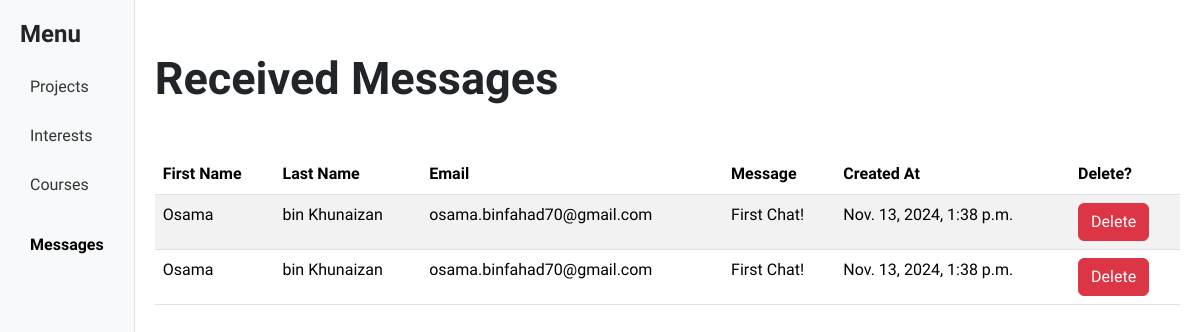
The app's page /dashboard/contact/messages/, older data.
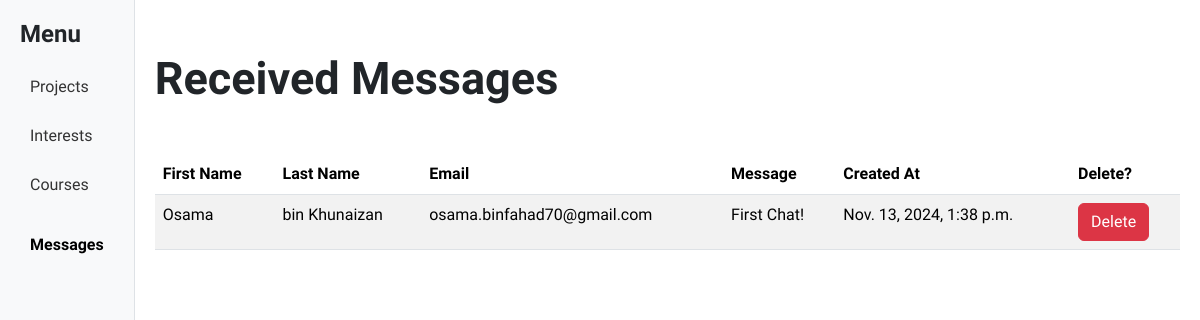
The same page, newer data.
### main/models.py (models this page shows)
class Contact(models.Model):
    first_name = models.CharField(max_length=1024)
    last_name = models.CharField(max_length=1024)
    email = models.EmailField()
    message = models.TextField()
    created_at = models.DateTimeField(auto_now=True)

### dashboard/views.py (the view)
# urls.py: path("contact/messages/", views.contact_messages_view, name="contact_messages_view"),
def contact_messages_view(request: HttpRequest):
    messages = Contact.objects.all()
    return render(request, "dashboard/contact_messages.html", {"messages": messages})

### dashboard/templates/dashboard/contact_messages.html (shortened to what this page needs)
{% extends 'dashboard/base.html' %}
{% block content %}
{% load static %}
<div class="mb-5 header">
    <h2 class="faculty_glyphic_bold">Received Messages</h2>
</div>
<div class="mt-2 table-container">
    <table class="table table-striped">
        <thead>
            <tr>
                <th>First Name</th>
                <th>Last Name</th>
                <th>Email</th>
                <th>Message</th>
                <th>Created At</th>
                <th>Delete?</th>
            </tr>
        </thead>
        <tbody>
            {% for message in messages %}
                <tr>
                    <td>{{message.first_name}} </td>
                    <td>{{message.last_name}} </td>
                    <td>{{message.email}} </td>
                    <td>{{message.message}} </td>
                    <td>{{message.created_at}} </td>
                    <td>
                        <a href="{% url 'dashboard:delete_contact_message_view' message.id %}" class="btn btn-danger"
                        onclick="return confirm('Are you sure you want to delete this message from {{ message.first_name }} {{ message.last_name }}?');">
                            Delete
                        </a>
                    </td>
                </tr>
            {% endfor %}
        </tbody>
    </table>
</div>
{% endblock %}

### dashboard/templates/dashboard/base.html (shortened to what this page needs)
{% load static %}
<!DOCTYPE html>
<html lang="en">
<head>
    <link href="https://cdn.jsdelivr.net/npm/bootstrap@5.3.3/dist/css/bootstrap.min.css" rel="stylesheet">
    <link href="{% static 'css/dashboard_style.css' %}" rel="stylesheet" />
</head>
<body>
    <nav>
        <h4 class="mb-3"><b>Menu</b></h4>
        <a href="{% url 'dashboard:project_view' %}">Projects</a>
        <a href="{% url 'dashboard:interest_view' %}">Interests</a>
        <a href="{% url 'dashboard:course_view' %}">Courses</a>
        <a class="mt-3" style="color: black;" href="{% url 'dashboard:contact_messages_view' %}"><b>Messages</b></a>
    </nav>
    <main>
    {% block content %}
    {% endblock %}
    </main>
</body>
</html>

### dashboard/static/css/dashboard_style.css (style rules this page uses)
body { padding: 0; margin: 0; display: flex; font-family: "Faculty Glyphic", serif; font-weight: 400; font-style: normal; }
nav { height: 100vh; background-color: #f8f9fa; padding: 20px; border-right: 1px solid #dee2e6; }
nav a { display: block; padding: 10px; color: #333; text-decoration: none; margin-bottom: 5px; border-radius: 0.25rem; }
main { flex: 1; padding: 20px; margin-top: 2rem; }
.faculty_glyphic_bold { font-weight: 1000; font-size: 45px; }

Row changes from the older to the newer data that the page shows:
removed Contact: first_name "Osama", last_name "bin Khunaizan", email "osama.binfahad70@gmail.com", message "First Chat!", created_at "Nov. 13, 2024, 1:38 p.m."
